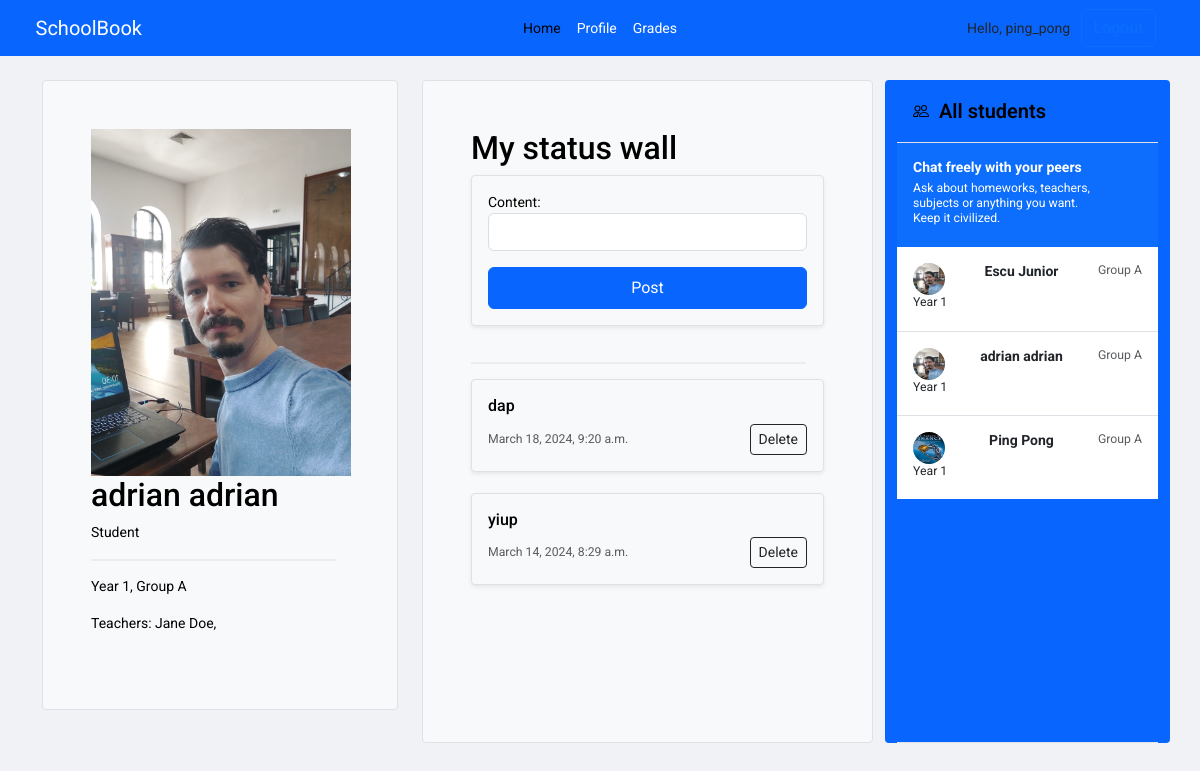
/student/adrian_adrian/ (signed in), run on the app's committed database.
### core/models.py (models this page shows, shortened)
class Student(models.Model):
    user = models.OneToOneField(User, on_delete=models.CASCADE, null=True)
    first_name = models.CharField(max_length=150, null=True)
    last_name = models.CharField(max_length=150, null=True)
    group = models.ForeignKey(Group, on_delete=models.SET_NULL, null=True, blank=True)
    phone = models.CharField(max_length=150,null=True)
    parents = models.ManyToManyField(Parent, related_name='children')
    teachers = models.ManyToManyField(Teacher, related_name='pupils')
    year = models.ForeignKey(Year, on_delete=models.CASCADE, related_name='students')
    year_group = models.ForeignKey(YearGroup, on_delete=models.CASCADE, related_name='students')
    subjects = models.ManyToManyField('Subject', related_name='students')
    profile_pic = models.ImageField(upload_to='static/images',null=True, blank=True)

class Year(models.Model):
    year = models.IntegerField(default=1)
    teachers = models.ManyToManyField(Teacher)
    def __str__(self) -> str:
        return f"Year {self.year}"

class YearGroup(models.Model):
    name = models.CharField(max_length=200)
    def __str__(self) -> str:
        return f"Group {self.name}"

class Teacher(models.Model):
    name = models.CharField(max_length=150)
    subjects = models.ManyToManyField('Subject', related_name='teachers')
    phone = models.CharField(max_length=150, null=True)
    group = models.ForeignKey(Group, on_delete=models.SET_NULL, null=True, blank=True)
    user = models.OneToOneField(User, on_delete=models.CASCADE, null=True)
    profile_pic = models.ImageField(upload_to='static/images' ,null=True, blank=True)

class StatusUpdate(models.Model):
    user = models.ForeignKey(User, on_delete=models.CASCADE)
    content = models.TextField()
    timestamp = models.DateTimeField(auto_now_add=True)

### core/views.py (the view)
# urls.py: path('student/<str:username>/', views.student_profile, name='student_profile'),
def student_profile(request, username):
    student = get_object_or_404(Student,  user__username=username)
    all_students = Student.objects.all()
    year = student.year
    year_group = student.year_group
    teachers = student.teachers.all()
    statuses = StatusUpdate.objects.filter(user=student.user).order_by('-timestamp')
    if request.method == 'POST':
        form = StatusUpdateForm(request.POST)
        if form.is_valid():
            status = form.save(commit=False)
            status.user = request.user
            status.save()
            return redirect('student_profile', username=username)
    else:
        form = StatusUpdateForm()
    return render(request, 'student.html', {'student': student, 'all_students': all_students, \
                                            'year': year, 'year_group': year_group, \
                                            'teachers': teachers, 'statuses': statuses, 'form': form})

### core/forms.py
class StatusUpdateForm(forms.ModelForm):
    class Meta:
        model = StatusUpdate
        fields = ['content']
        widgets = {
            'content' : forms.TextInput(attrs={
                'class': 'form-control',
            }),
        }

### core/templatetags/group_check.py (called while the page is built)
@register.filter(name="in_group")
def in_group(user, group_name):
    return user.groups.filter(name=group_name).exists()

### core/templates/student.html (shortened to what this page needs)
{% extends 'base.html' %}
{% load static %}
{% block content %}
<main>
  <div class="container py-4">
    <div class="row  ">
      <div class="col-md-4" style="height: 630px;  position: sticky; top: 50px;" >
        <div class="h-100 p-5 text-bg-light rounded-1 border">
          <img style='width:260px; height:auto;' src="{{ student.profile_pic.url }}" class="card-img-top" alt="{{ student.first_name }} {{ student.last_name }}">
          <h2>{{ student.first_name }} {{ student.last_name }}</h2>
          <p>Student</p>
          <hr class="styled-hr">
          <p>{{ year }}, {{ year_group }}</p>
          {% for teacher in student.teachers.all %}
            <p>Teachers: {{teacher.name}}, </p>
          {% endfor %}
        </div>
      </div>
      <div class="col-md-5">
        <div class="h-100 p-5  text-bg-light border rounded-1" >
          <h2>My status wall</h2>
                  <div class="col ">
                  <div class="card shadow-sm text-bg-light  border rounded-1">
                    <div class="card-body">
                    <form method="post">
                      {{ form.as_p }}
                      <button class="btn btn-primary w-100 py-2" type="submit">Post</button>
                    </form>
                    </div>
                    </div>
                  </div>
                  <br />
                  <hr class="styled-hr">
                  {% for status in statuses %}
                    <div class="col ">
                      <div class="card shadow-sm text-bg-light border rounded-1">
                        <div class="card-body">
                          <h6 class="card-text">{{ status.content }}</h6>
                          <div class="d-flex justify-content-between align-items-center">
                            <small class="text-body-secondary">{{ status.timestamp }}</small>
                            <small class="text-body-secondary">
                              <form method="post" action="{% url 'delete_status' status.id %}">
                                <button class="btn btn-outline-dark btn-sm rounded-1" type="submit">Delete</button>
                            </form>
                            </small>
                          </div>
                        </div>
                      </div>
                    </div>
                    <br />
                    {% endfor %}
        </div>
      </div>
    <div class="col-md-3 d-flex flex-column align-items-stretch flex-shrink-0 bg-body-tertiary rounded-1">
      <a href=# class="d-flex align-items-center flex-shrink-0 p-3 link-body-emphasis text-decoration-none border-bottom">
        <span class="fs-5 fw-semibold"> &nbsp; All students</span>
      </a>
      <div class="list-group list-group-flush border-bottom scrollarea">
        <a href="#" class="list-group-item list-group-item-action active py-3 lh-sm" aria-current="true">
          <div class="d-flex w-100 align-items-center justify-content-between">
            <strong class="mb-1">Chat freely with your peers</strong>
          </div>
          <div class="col-10 mb-1 small">Ask about homeworks, teachers, subjects or anything you want. Keep it civilized.</div>
        </a>
        {% for student in all_students %}
          <a href="{% url 'student_student_profile' username=student.user.username %}" class="list-group-item list-group-item-action py-3 lh-sm">
            <div class="d-flex w-100 justify-content-between">
              <img src="{{ student.profile_pic.url }}"  width="32" height="32" class="rounded-circle flex-shrink-0">
              <strong class="mb-1">{{ student.first_name }} {{ student.last_name }}</strong>
              <small class="text-body-secondary">{{ student.year_group }}</small>
            </div>
            <div class="col-10 mb-1 small">{{ student.year }}</div>
          </a>
        {% endfor %}
      </div>
    </div>
</div>
</main>
{% endblock %}

### core/templates/navbar.html (shortened to what this page needs)
{% load static %}
{% load group_check %}
<nav class="navbar navbar-expand-lg bg-body-tertiary" aria-label="Thirteenth navbar example">
  <div class="container-fluid">
      <a class="navbar-brand col-lg-3 me-0" style="padding-left:2%;" href=#>SchoolBook</a>
      <ul class="navbar-nav col-lg-6 justify-content-lg-center">
        <li class="nav-item"><a class="nav-link active" aria-current="page" href=#>Home</a></li>
        {% if request.user|in_group:"Students" %}
        <li class="nav-item"><a class="nav-link" aria-current="page" href="{% url 'student_profile' username=request.user.username %}">Profile</a></li>
        <li class="nav-item"><a class="nav-link" aria-current="page" href="{% url 'student_profile_grades' username=request.user.username %}">Grades</a></li>
        {% endif %}
      </ul>
      <div class="d-lg-flex col-lg-3 justify-content-lg-end" style="padding-right:2%;">
        {% if request.user.is_authenticated %}
          <span class="hello-msg d-flex align-items-center justify-content-center">Hello, {{request.user}}  &nbsp;&nbsp; </span><a href="{% url 'logout' %}" class="btn btn-outline-primary me-2">Logout</a>
        {% else %}
          <a href="{% url 'login' %}" class="btn btn-outline-primary me-2">Login</a>
        {% endif %}
      </div>
    </div>
</nav>

### school_manager/static/css/sign-in.css (style rules this page uses)
html, body { height: 100%; }

### school_manager/static/css/custom.css (style rules this page uses)
.styled-hr { border: 1px solid #ccc; margin: 15px 0; width: 95% !important; background-color: #eee; text-align: right; }
body { font-size: 14px; line-height: 1.5; }
body { background-color: #f0f2f5; font-family: 'Roboto', Arial, sans-serif; }
.navbar { background-color: #0866ff; }
.nav-link, .navbar-brand { color: #ffffff; }
.card { box-shadow: 0 2px 4px rgba(0, 0, 0, 0.1); }
.bg-body-tertiary { background-color: #0866ff !important; }
.btn-primary { background-color: #0866ff; border-color: #0866ff; }
.form-control { border: 1px solid #dddf; box-shadow: none; color: #1c1e21; background-color: #fff !important; }
hr { border-top-color: #dadde1; }
.bi { vertical-align: -.125em; fill: currentColor; }

### school_manager/static/css/sidebars.css (style rules this page uses)
.scrollarea { overflow-y: auto !important; height: 600px; }

### data on the page
Student: profile_pic (picture), first_name "adrian", last_name "adrian", year_group "Group A", year "Year 1"
Year: year "Year 1"
YearGroup: name "Group A"
Teacher: name "Jane Doe"
StatusUpdate: content "dap", timestamp "March 18, 2024, 9:20 a.m."
StatusUpdate: content "yiup", timestamp "March 14, 2024, 8:29 a.m."
Student: profile_pic (picture), first_name "Escu", last_name "Junior", year_group "Group A", year "Year 1"
Student: profile_pic (picture), first_name "Ping", last_name "Pong", year_group "Group A", year "Year 1"

### other printed values
{{ request.user }} "ping_pong"
